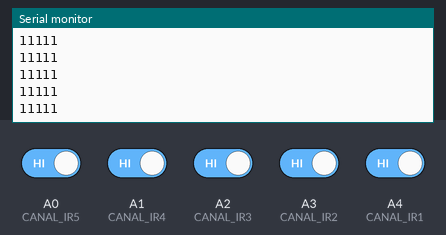
Simulated run of this sketch. Board: Arduino Uno, built with avr-gcc and run on an emulated ATmega328P. Parts: the last lines printed to the serial monitor. Inputs (shaded band) come from the test bench; at power-on: A0 (CANAL_IR5), A1 (CANAL_IR4), A2 (CANAL_IR3), A3 (CANAL_IR2), A4 (CANAL_IR1) HIGH.

Above: at 1.2 s.
1.3 s: A0 (CANAL_IR5) driven LOW
At 1.56 s:
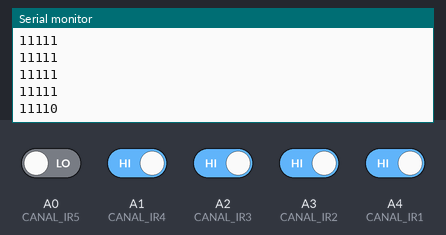
2.8 s: A1 (CANAL_IR4) driven LOW
At 2.96 s:
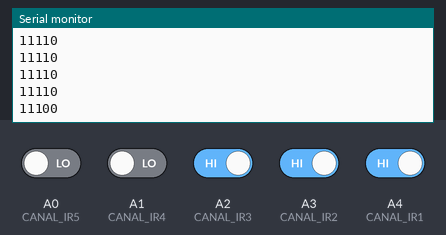
4.3 s: A2 (CANAL_IR3) driven LOW
At 4.56 s:
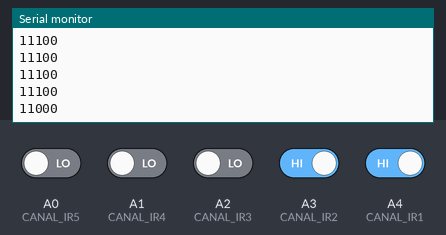
5.8 s: A3 (CANAL_IR2) driven LOW
At 5.97 s:
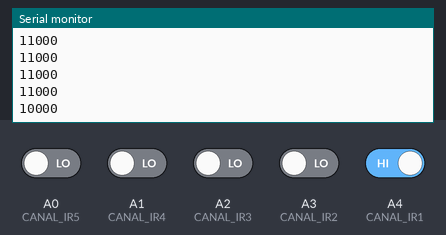
7.3 s: A4 (CANAL_IR1) driven LOW
At 7.57 s:
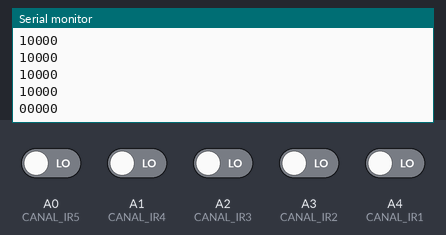
8.8 s: A0 (CANAL_IR5) driven HIGH
At 8.97 s:
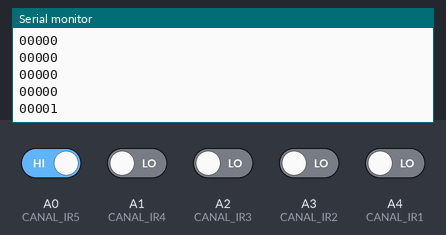
Timing chart, 0 to 11.3 s (numbered marks = the images above; inputs shaded):
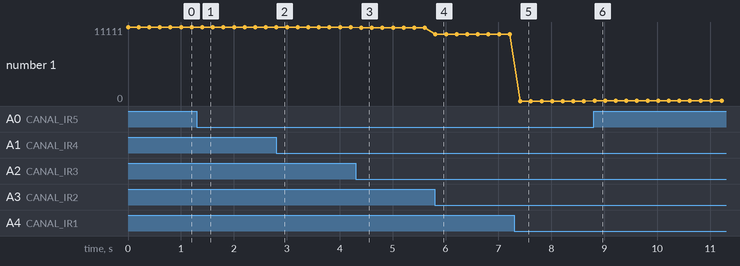

Measured:
- after the input at 1.3 s, the serial monitor: prints a new line after 0.10 s (image 1)
- after the input at 2.8 s, the serial monitor: prints a new line at once (image 2)
- after the input at 4.3 s, the serial monitor: prints a new line after 0.11 s (image 3)
- after the input at 5.8 s, the serial monitor: prints a new line at once (image 4)
- after the input at 7.3 s, the serial monitor: prints a new line after 0.11 s (image 5)
- after the input at 8.8 s, the serial monitor: prints a new line at once (image 6)
- plotted number 1: 11111 → 11110 after the input at 1.3 s, 11110 → 11100 after the input at 2.8 s, 11100 → 11000 after the input at 4.3 s, 11000 → 10000 after the input at 5.8 s, 10000 → 0 after the input at 7.3 s

The sketch:

34-leer-cinco-sensores-sin-perderse.ino
```cpp
// Curso PX-32 - Leccion 34: leer los cinco canales del tracker
// e imprimirlos como un patron de cinco digitos.
// El digito de la izquierda es IR1; el de la derecha, IR5.

const int CANAL_IR1 = A4;
const int CANAL_IR2 = A3;
const int CANAL_IR3 = A2;
const int CANAL_IR4 = A1;
const int CANAL_IR5 = A0;

void setup() {
  pinMode(CANAL_IR1, INPUT);
  pinMode(CANAL_IR2, INPUT);
  pinMode(CANAL_IR3, INPUT);
  pinMode(CANAL_IR4, INPUT);
  pinMode(CANAL_IR5, INPUT);
  Serial.begin(9600);
}

void loop() {
  int lecturaIR1 = digitalRead(CANAL_IR1);
  int lecturaIR2 = digitalRead(CANAL_IR2);
  int lecturaIR3 = digitalRead(CANAL_IR3);
  int lecturaIR4 = digitalRead(CANAL_IR4);
  int lecturaIR5 = digitalRead(CANAL_IR5);

  Serial.print(lecturaIR1);
  Serial.print(lecturaIR2);
  Serial.print(lecturaIR3);
  Serial.print(lecturaIR4);
  Serial.println(lecturaIR5);

  delay(200);
}
```
